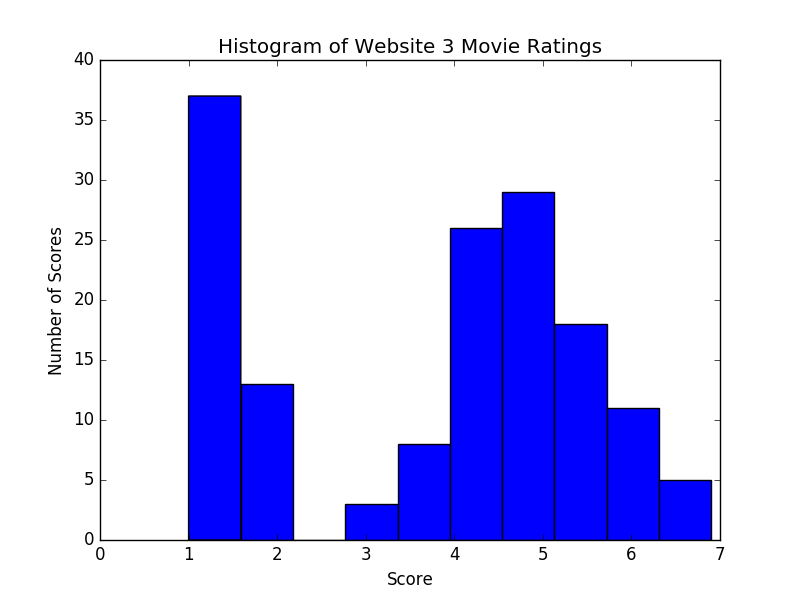

This chart was generated by the following Python code:
#!/usr/bin/env python2.7

# Eric Layne
# CSE40647
# hw1-2-2

import csv
import numpy as np
from scipy import stats
import matplotlib.pyplot as plt

#score1 = [None]*150
#score2 = [None]*150
score3 = [None]*150
#score4 = [None]*150

with open('Dataset-film-data.csv') as film_data_file:
	film_data = csv.reader(film_data_file, delimiter=',')
	line_count = 0
	read_head = False
	for row in film_data:
		if not read_head:
			read_head = True
			continue
		else:
			#score1[line_count] = float(row[1])
			#score2[line_count] = float(row[2])
			score3[line_count] = float(row[3])
			#score4[line_count] = float(row[4])
			line_count = line_count + 1

plt.hist(score3, bins=10)
plt.xlabel('Score')
plt.ylabel('Number of Scores')
plt.title('Histogram of Website 3 Movie Ratings')
plt.show()
